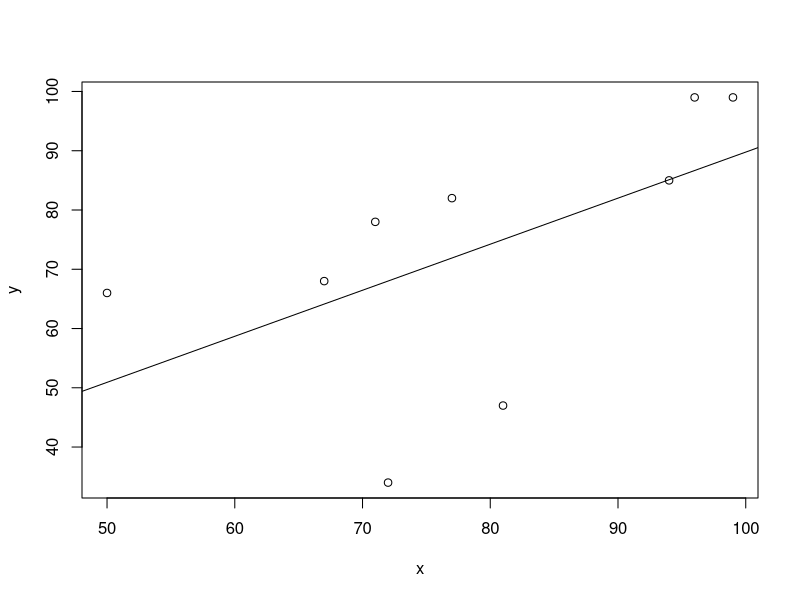

The R source for this figure:
#14/03/24 Correlation codes

#Code 1: Find the correlation coefficient of stocks and bounds
x<- c(35.22,39.87,41.85,43.23,40.06,53.29,54.14,49.12,40.17,55.15)
y<- c(102.43,100.93,97.43,97.81,98.32,100.07,97.08,91.59,94.85,94.65)
length(x);
length(y);
print(cor(x,y));

#code 2: Reegression line of y on x(x: stocks data and y:bounds data)
m<-lm(y~x)
print(m);

#code 3: Finding unknown usin Regression line 

d<-data.frame(x=50);
res<- predict(m,d);
print(res)

#code 4: Reegression line of x on y (x: stocks data and y:bounds data)
n<-lm(x~y);
print(n);

d2<-data.frame(y=93);
res2<- predict(n,d2);
print(res2)


#code 5 : Find the correlation coeff and regression line x on y
a<-c(78,89,97,69,59,79,68,57);
b<-c(125,137,156,112,107,138,123,108)

print(cor(a,b)); #Corrr Coeff

r<-lm(x~y);# X on Y
print(r);

s<-lm(y~x);# Y on x
print(s)

d3<-data.frame(y=100);
res3<- predict(r,d3);
print(res3)


#code 6: 
x<-c(77,50,71,72,81,94,96,99,67);
y<-c(82,66,78,34,47,85,99,99,68);
cor(x,y)
m<-lm(y~x);
d<-data.frame(x=85);
res<- predict(m,d);
print(res);

plot(x,y);
abline(m);